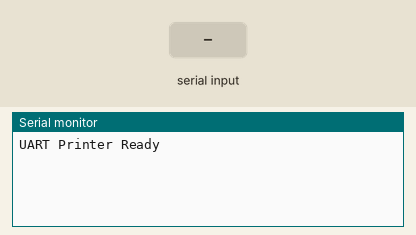
The sketch below on a simulated Arduino Mega 2560, built with avr-gcc and run on an emulated ATmega2560. Shown: the last lines printed to the serial monitor. The inputs (shaded band) are chosen by the test bench.

Above: at 1.2 s.
1.3 s: "1" received over Serial
At 3.2 s:
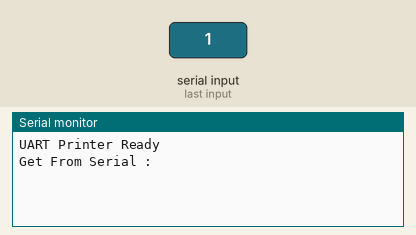
3.8 s: "1" received over the second serial link
At 5.2 s:
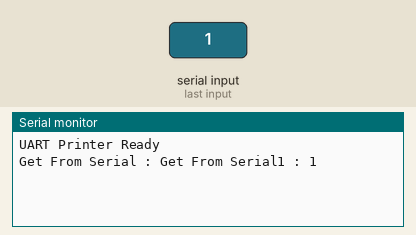
5.3 s: "0" received over the second serial link
At 7.4 s:
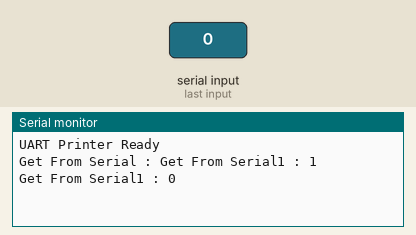

Measured:
- after the input at 1.3 s, the serial monitor: prints a new line after 1.1 s (image 1)
- after the input at 3.8 s, the serial monitor: prints a new line after 1.2 s (image 2)
- after the input at 5.3 s, the serial monitor: prints a new line after 1.1 s (image 3)

The sketch:

uart_printer.ino
```cpp
String packet_serial1 = "";
String packet_serial = "";

void setup() {
  // put your setup code here, to run once:
  Serial.begin(115200);
  Serial1.begin(115200);
  while (!Serial);
  while (!Serial1);

  Serial.println("UART Printer Ready");

}

void loop() {
  // put your main code here, to run repeatedly:
  if (Serial1.available() > 0) {
    packet_serial1 = Serial1.readString();
    Serial.print("Get From Serial1 : "); Serial.println(packet_serial1);
  }
  if (Serial.available() > 0) {
    packet_serial = Serial.readString();
    Serial.print("Get From Serial : "); Serial1.println(packet_serial);
  }
  delay(200);

}
```
